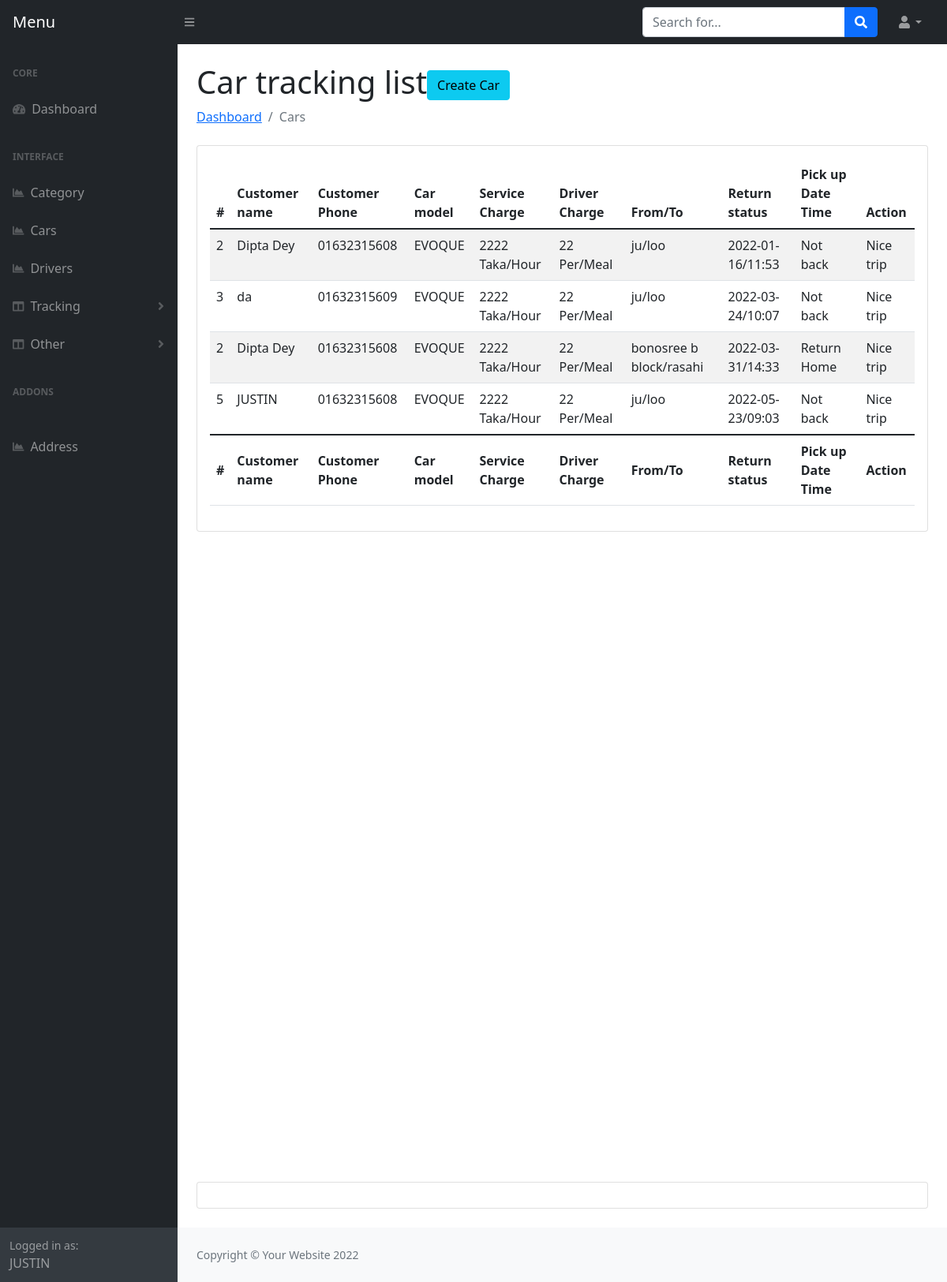
The app's page /admin/last-rent.php (signed in) with its own data.
### tables this page shows
CREATE TABLE `orders` (
  `Oid` int(11) NOT NULL,
  `car_id` int(11) NOT NULL,
  `user_id` int(11) NOT NULL,
  `driver_id` int(11) NOT NULL,
  `pickup_location` text NOT NULL,
  `dropup_location` text NOT NULL,
  `date` varchar(191) NOT NULL,
  `time` varchar(191) NOT NULL,
  `trip_loop` tinyint(4) NOT NULL,
  `status` tinyint(4) NOT NULL,
  `created_at` timestamp NOT NULL DEFAULT current_timestamp()
);

CREATE TABLE `users` (
  `id` int(11) NOT NULL,
  `name` varchar(155) NOT NULL,
  `email` varchar(155) NOT NULL,
  `phone` varchar(100) NOT NULL,
  `address` text NOT NULL,
  `password` varchar(150) NOT NULL,
  `national_id` int(11) NOT NULL,
  `image` varchar(155) NOT NULL,
  `otp` int(11) DEFAULT NULL,
  `auth_check` int(11) NOT NULL DEFAULT 0,
  `flag` tinyint(4) NOT NULL,
  `created_at` timestamp NOT NULL DEFAULT current_timestamp()
);

CREATE TABLE `cars` (
  `id` int(11) NOT NULL,
  `cat_id` int(11) NOT NULL,
  `name` varchar(200) NOT NULL,
  `model` varchar(200) NOT NULL,
  `mileage` varchar(200) NOT NULL,
  `seats` int(11) NOT NULL,
  `fuel` varchar(200) NOT NULL,
  `service_charge` varchar(200) NOT NULL,
  `driver_food_charge` varchar(200) NOT NULL,
  `description` text NOT NULL,
  `image` varchar(155) NOT NULL,
  `transmission` varchar(155) NOT NULL DEFAULT 'Manual',
  `airconditions` tinytext NOT NULL,
  `child_seat` tinytext NOT NULL,
  `gps` tinyint(4) NOT NULL,
  `luggage` tinytext NOT NULL,
  `music` tinytext NOT NULL,
  `seat_belt` tinyint(4) NOT NULL,
  `sleeping_bed` tinyint(4) NOT NULL,
  `water` tinyint(4) NOT NULL,
  `bluetooth` tinyint(4) NOT NULL,
  `onboard_computer` tinyint(4) NOT NULL,
  `audio_input` tinyint(4) NOT NULL,
  `long_term_trips` tinyint(4) NOT NULL,
  `car_kit` tinyint(4) NOT NULL,
  `remote_central_locking` tinyint(4) NOT NULL,
  `climate_control` tinyint(4) NOT NULL,
  `flag` tinyint(4) NOT NULL,
  `created_at` timestamp NOT NULL DEFAULT current_timestamp()
);

### admin/last-rent.php (the view, shortened to what this page needs)
<?php include 'header.php'; ?>
<main>
    <div class="container-fluid px-4">
        <h1 class="mt-4">Car tracking list<a class="btn btn-info" href="createcar.php">Create Car</a></h1>
        <ol class="breadcrumb mb-4">
            <li class="breadcrumb-item"><a href="index.php">Dashboard</a></li>
            <li class="breadcrumb-item active">Cars</li>
        </ol>
        <div class="card mb-4">
            <div class="card-body">
                <table class="table table-striped" id="datatablesSimple">
                    <thead>
                        <tr>
                            <th>#</th>
                            <th>Customer name</th>
                            <th>Customer Phone</th>
                            <th>Car model</th>
                            <th>Service Charge</th>
                            <th>Driver Charge</th>
                            <th>From/To</th>
                            <th>Return status</th>
                            <th>Pick up Date Time</th>
                            <th>Action</th>
                        </tr>
                    </thead>
                    <tfoot>
                        <tr>
                            <th>#</th>
                            <th>Customer name</th>
                            <th>Customer Phone</th>
                            <th>Car model</th>
                            <th>Service Charge</th>
                            <th>Driver Charge</th>
                            <th>From/To</th>
                            <th>Return status</th>
                            <th>Pick up Date Time</th>
                            <th>Action</th>
                        </tr>
                    </tfoot>
                    <tbody>
                        <?php
                        $query = "SELECT * FROM orders LEFT JOIN cars ON cars.id = orders.car_id LEFT JOIN users ON users.id = orders.user_id where orders.status=2 Order By orders.Oid asc";
                        $result = $con->query($query);
                        if ($result->num_rows > 0) {
                            foreach ($result as $key => $value) {
                        ?>
                                <tr>
                                    <td><?php echo $value['id']; ?></td>
                                    <td><?php echo $value['name']; ?></td>
                                    <td><?php echo $value['phone']; ?></td>
                                    <td><?php echo $value['model']; ?></td>
                                    <td><?php echo $value['service_charge']; ?> Taka/Hour</td>
                                    <td><?php echo $value['driver_food_charge']; ?> Per/Meal</td>
                                    <td><?php echo $value['pickup_location']; ?>/<?php echo $value['dropup_location']; ?></td>
                                    <td><?php echo $value['date']; ?>/<?php echo $value['time']; ?></td>
                                    <td>
                                        <?php
                                        if ($value['trip_loop'] == 0) {
                                            echo "Not back";
                                        } elseif ($value['trip_loop'] == 1) {
                                            echo "Return Home";
                                        } else {
                                        }
                                        ?>
                                    </td>
                                    <td>
                                        <?php
                                        if ($value['status'] == 0) {
                                            echo "Pending";
                                        } elseif ($value['status'] == 1) {
                                            echo "running";
                                        } else {
                                            echo "Nice trip";
                                        }
                                        ?>
                                    </td>
                                </tr>
                        <?php }
                        } ?>
                    </tbody>
                </table>
            </div>
        </div>
        <div style="height: 100vh"></div>
        <div class="card mb-4">
            <div class="card-body"></div>
        </div>
    </div>
</main>
<?php include 'footer.php'; ?>

### records on screen
orders: user "2", user.name "Dipta Dey", user.phone "01632315608", car.model "EVOQUE", car.service_charge "2222", car.driver_food_charge "22", pickup_location "ju", dropup_location "loo", date "2022-01-16", time "11:53", trip_loop "Not back", status "Nice trip"
orders: user "3", user.name "da", user.phone "01632315609", car.model "EVOQUE", car.service_charge "2222", car.driver_food_charge "22", pickup_location "ju", dropup_location "loo", date "2022-03-24", time "10:07", trip_loop "Not back", status "Nice trip"
orders: user "2", user.name "Dipta Dey", user.phone "01632315608", car.model "EVOQUE", car.service_charge "2222", car.driver_food_charge "22", pickup_location "bonosree b block", dropup_location "rasahi", date "2022-03-31", time "14:33", trip_loop "Return Home", status "Nice trip"
orders: user "5", user.name "JUSTIN", user.phone "01632315608", car.model "EVOQUE", car.service_charge "2222", car.driver_food_charge "22", pickup_location "ju", dropup_location "loo", date "2022-05-23", time "09:03", trip_loop "Not back", status "Nice trip"

### other values on screen
$_SESSION['name'] "JUSTIN"
